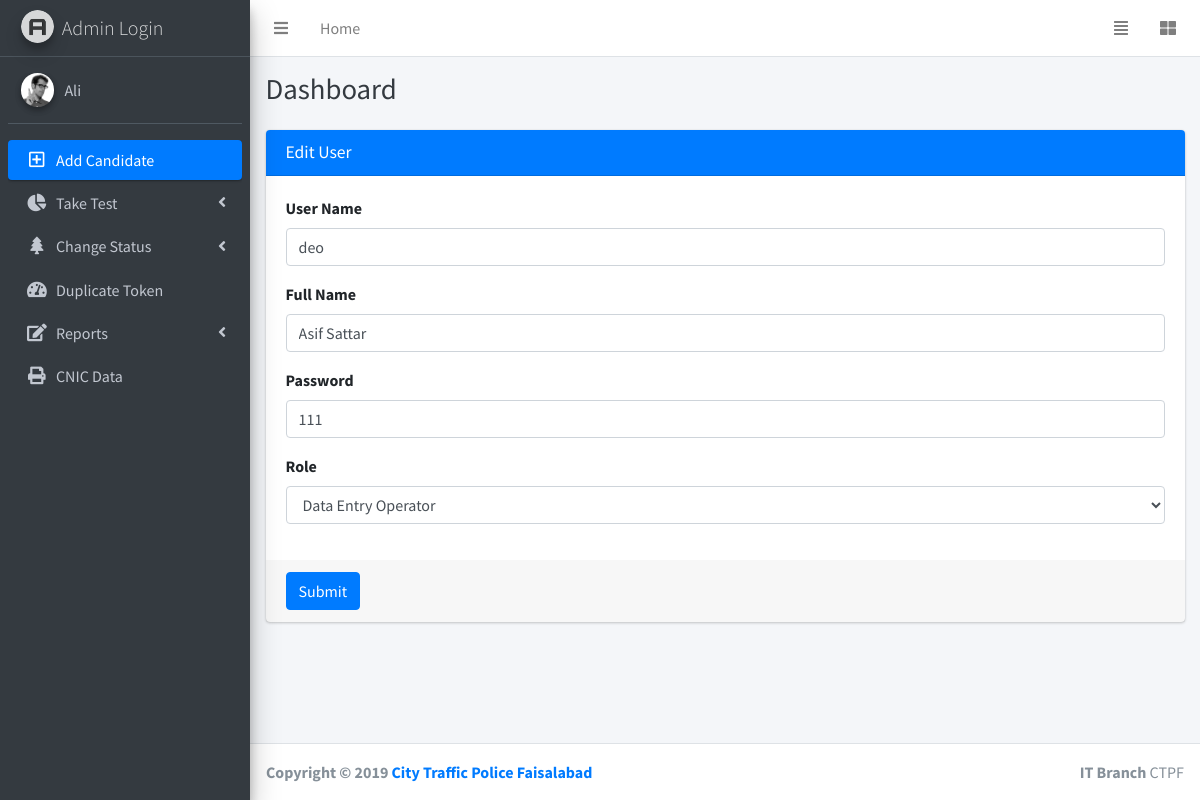
The page /editUser.php?userID=4 (signed in) on the database its author committed.
### tables this page shows
CREATE TABLE `users` (
  `id` int(100) NOT NULL,
  `username` varchar(100) NOT NULL,
  `email` varchar(100) NOT NULL,
  `password` varchar(100) NOT NULL,
  `role` varchar(100) NOT NULL,
  `date` timestamp NOT NULL DEFAULT current_timestamp()
);

### editUser.php (the view, shortened to what this page needs)
<?php session_start();
require_once('sessionSet.php');
?>
            <!DOCTYPE html>
            <html>
            <head>
                <link rel="stylesheet" href="plugins/fontawesome-free/css/all.min.css">
                <link rel="stylesheet" href="https://code.ionicframework.com/ionicons/2.0.1/css/ionicons.min.css">
                <link rel="stylesheet" href="plugins/tempusdominus-bootstrap-4/css/tempusdominus-bootstrap-4.min.css">
                <link rel="stylesheet" href="plugins/icheck-bootstrap/icheck-bootstrap.min.css">
                <link rel="stylesheet" href="plugins/jqvmap/jqvmap.min.css">
                <link rel="stylesheet" href="dist/css/adminlte.min.css">
                <link rel="stylesheet" href="plugins/overlayScrollbars/css/OverlayScrollbars.min.css">
                <link rel="stylesheet" href="plugins/daterangepicker/daterangepicker.css">
                <link rel="stylesheet" href="plugins/summernote/summernote-bs4.css">
                <link href="https://fonts.googleapis.com/css?family=Source+Sans+Pro:300,400,400i,700" rel="stylesheet"> </head>
            <body class="hold-transition sidebar-mini layout-fixed">
                <div class="wrapper">
                    <?php include('topNav.php') ?>
                        <?php include ('sidebar.php')?>
                            <div class="content-wrapper">
                                <div class="content-header">
                                    <div class="container-fluid">
                                        <div class="row mb-2">
                                            <div class="col-sm-6">
                                                <h1 class="m-0 text-dark">Dashboard</h1> </div>
                                        </div>
                                    </div>
                                </div>
                                <section class="content">
                                    <div class="container-fluid">
                                        <div class="row">
                                            <div class="col-12">
                                                <div class="card card-primary">
                                                    <div class="card-header">
                                                        <h3 class="card-title">Edit User</h3> </div>
                                                    <?php
                                    if(isset($_GET['userID']))
                                    {
                                        $complaintID =  $_GET['userID'];
                                        $complaintDataQ = "select * from users where id='$complaintID'";
                                        $complaintDataQR = mysqli_query($con,$complaintDataQ);
                                        $complaintDataRow = mysqli_fetch_assoc($complaintDataQR);
                                        $userFullName=$complaintDataRow['username'];
                                        $userEmail = $complaintDataRow['email'];
                                        $userPassword = $complaintDataRow['password'];
                                    }
                                ?>
                                                        <form role="form" method="post" action="addUsers.php">
                                                            <div class="card-body">
                                                                <div class="form-group">
                                                                    <label for="InputEmail">User Name</label>
                                                                    <input type="text" class="form-control" id="InputEmail" placeholder="Enter User Name" name="email" value="<?php echo $userEmail; ?>"> </div>
                                                                <div class="form-group">
                                                                    <label for="InputFullName">Full Name</label>
                                                                    <input type="text" class="form-control" id="InputFullName" placeholder="Enter email" name="username" value="<?php echo $userFullName; ?>"> </div>
                                                                <div class="form-group">
                                                                    <label for="InputPassword">Password</label>
                                                                    <input type="text" class="form-control" id="InputPassword" placeholder="Password" name="password" value="<?php echo $userPassword; ?>"> </div>
                                                                <div class="form-group">
                                                                    <label for="InputRole">Role</label>
                                                                    <select class="form-control" id="InputRole" name="role">
                                                                        <option selected="selected" data-select2-id="1" value="DEO">Data Entry Operator</option>
                                                                    </select>
                                                                </div>
                                                            </div>
                                                            <div class="card-footer">
                                                                <button type="submit" class="btn btn-primary" name="submit">Submit</button>
                                                            </div>
                                                        </form>
                                                </div>
                                            </div>
                                        </div>
                                    </div>
                                </section>
                            </div>
                            <?php include ('footer.php')?>
                </div>
            </body>
            </html>

### rows shown on the page
users: email "deo", username "Asif Sattar", password "111"

### other values the page prints
$userRole "Admin"
$userName "Ali"
